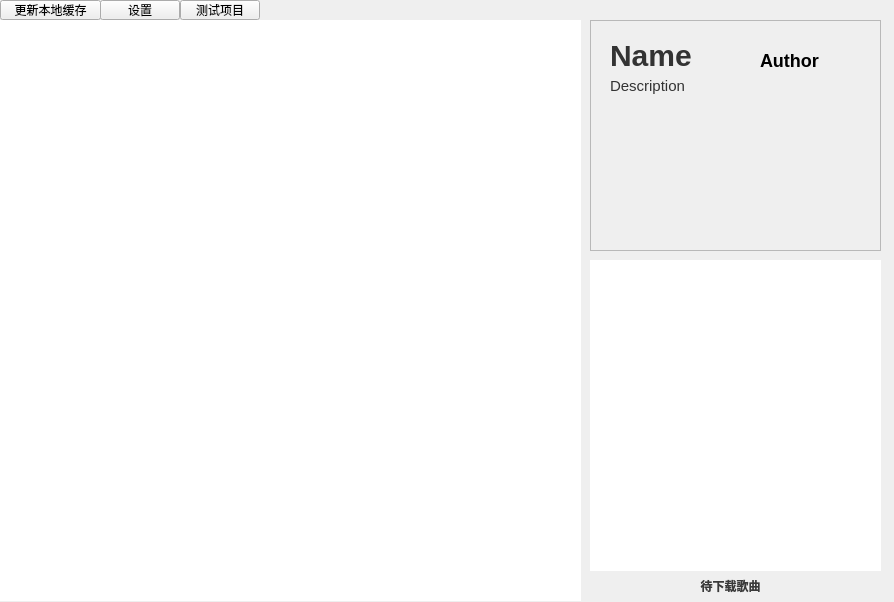
<?xml version="1.0" encoding="UTF-8"?>
<ui version="4.0">
 <class>MainWindow</class>
 <widget class="QMainWindow" name="MainWindow">
  <property name="geometry">
   <rect>
    <x>0</x>
    <y>0</y>
    <width>894</width>
    <height>602</height>
   </rect>
  </property>
  <property name="sizePolicy">
   <sizepolicy hsizetype="Ignored" vsizetype="Ignored">
    <horstretch>0</horstretch>
    <verstretch>0</verstretch>
   </sizepolicy>
  </property>
  <property name="minimumSize">
   <size>
    <width>894</width>
    <height>602</height>
   </size>
  </property>
  <property name="maximumSize">
   <size>
    <width>894</width>
    <height>602</height>
   </size>
  </property>
  <property name="windowTitle">
   <string>BeatSync</string>
  </property>
  <property name="autoFillBackground">
   <bool>false</bool>
  </property>
  <widget class="QWidget" name="centralwidget">
   <widget class="QFrame" name="subscribeDetail">
    <property name="geometry">
     <rect>
      <x>590</x>
      <y>20</y>
      <width>291</width>
      <height>231</height>
     </rect>
    </property>
    <property name="styleSheet">
     <string notr="true"/>
    </property>
    <property name="frameShape">
     <enum>QFrame::StyledPanel</enum>
    </property>
    <property name="frameShadow">
     <enum>QFrame::Raised</enum>
    </property>
    <widget class="QLabel" name="subscribeName">
     <property name="geometry">
      <rect>
       <x>20</x>
       <y>20</y>
       <width>131</width>
       <height>31</height>
      </rect>
     </property>
     <property name="styleSheet">
      <string notr="true">font-size:30px;
color:qlineargradient(spread:pad, x1:0, y1:0, x2:0.831056, y2:0.347, stop:0 rgba(0, 0, 0, 255), stop:1 rgba(51, 51, 51, 255));
font-weight:900;
</string>
     </property>
     <property name="text">
      <string>Name</string>
     </property>
     <property name="openExternalLinks">
      <bool>false</bool>
     </property>
    </widget>
    <widget class="QLabel" name="subscribeDesc">
     <property name="geometry">
      <rect>
       <x>20</x>
       <y>50</y>
       <width>281</width>
       <height>31</height>
      </rect>
     </property>
     <property name="styleSheet">
      <string notr="true">font-size:15px;
color:qlineargradient(spread:pad, x1:0, y1:0, x2:0.831056, y2:0.347, stop:0 rgba(0, 0, 0, 255), stop:1 rgba(51, 51, 51, 255));</string>
     </property>
     <property name="text">
      <string>Description</string>
     </property>
    </widget>
    <widget class="QLabel" name="subscribeAuthor">
     <property name="geometry">
      <rect>
       <x>170</x>
       <y>30</y>
       <width>111</width>
       <height>21</height>
      </rect>
     </property>
     <property name="autoFillBackground">
      <bool>false</bool>
     </property>
     <property name="styleSheet">
      <string notr="true">font-weight:800;
font-size:18px;
color:qconicalgradient(cx:0.5, cy:0.5, angle:0, stop:0 rgba(35, 40, 3, 255), stop:0.16 rgba(136, 106, 22, 255), stop:0.225 rgba(166, 140, 41, 255), stop:0.285 rgba(204, 181, 74, 255), stop:0.345 rgba(235, 219, 102, 255), stop:0.415 rgba(245, 236, 112, 255), stop:0.52 rgba(209, 190, 76, 255), stop:0.57 rgba(187, 156, 51, 255), stop:0.635 rgba(168, 142, 42, 255), stop:0.695 rgba(202, 174, 68, 255), stop:0.75 rgba(218, 202, 86, 255), stop:0.815 rgba(208, 187, 73, 255), stop:0.88 rgba(187, 156, 51, 255), stop:0.935 rgba(137, 108, 26, 255), stop:1 rgba(35, 40, 3, 255));</string>
     </property>
     <property name="text">
      <string>Author</string>
     </property>
    </widget>
   </widget>
   <widget class="QTableWidget" name="downloadList">
    <property name="geometry">
     <rect>
      <x>590</x>
      <y>260</y>
      <width>291</width>
      <height>311</height>
     </rect>
    </property>
    <property name="styleSheet">
     <string notr="true">border-radius:3px;
font-size:11px;</string>
    </property>
   </widget>
   <widget class="QPushButton" name="testsBtn">
    <property name="geometry">
     <rect>
      <x>180</x>
      <y>0</y>
      <width>80</width>
      <height>20</height>
     </rect>
    </property>
    <property name="styleSheet">
     <string notr="true"/>
    </property>
    <property name="text">
     <string>测试项目</string>
    </property>
    <property name="flat">
     <bool>false</bool>
    </property>
    <property name="topBarBtn" stdset="0">
     <bool>true</bool>
    </property>
   </widget>
   <widget class="QTableWidget" name="subscribes">
    <property name="geometry">
     <rect>
      <x>0</x>
      <y>20</y>
      <width>581</width>
      <height>581</height>
     </rect>
    </property>
    <property name="autoFillBackground">
     <bool>false</bool>
    </property>
    <property name="styleSheet">
     <string notr="true">border:none;</string>
    </property>
   </widget>
   <widget class="QPushButton" name="updateCacheBtn">
    <property name="geometry">
     <rect>
      <x>0</x>
      <y>0</y>
      <width>101</width>
      <height>20</height>
     </rect>
    </property>
    <property name="styleSheet">
     <string notr="true"/>
    </property>
    <property name="text">
     <string>更新本地缓存</string>
    </property>
    <property name="flat">
     <bool>false</bool>
    </property>
    <property name="topBarBtn" stdset="0">
     <bool>true</bool>
    </property>
   </widget>
   <widget class="QLabel" name="dListTips">
    <property name="geometry">
     <rect>
      <x>590</x>
      <y>570</y>
      <width>281</width>
      <height>31</height>
     </rect>
    </property>
    <property name="styleSheet">
     <string notr="true">font-weight:800;
color:qlineargradient(spread:pad, x1:0, y1:0, x2:1, y2:1, stop:0 rgba(100, 100, 100, 255), stop:1 rgba(58, 58, 58, 255));</string>
    </property>
    <property name="text">
     <string>待下载歌曲</string>
    </property>
    <property name="alignment">
     <set>Qt::AlignCenter</set>
    </property>
   </widget>
   <widget class="QPushButton" name="settingsBtn">
    <property name="geometry">
     <rect>
      <x>100</x>
      <y>0</y>
      <width>80</width>
      <height>20</height>
     </rect>
    </property>
    <property name="styleSheet">
     <string notr="true"/>
    </property>
    <property name="text">
     <string>设置</string>
    </property>
    <property name="flat">
     <bool>false</bool>
    </property>
    <property name="topBarBtn" stdset="0">
     <bool>true</bool>
    </property>
   </widget>
  </widget>
 </widget>
 <resources/>
 <connections/>
</ui>
